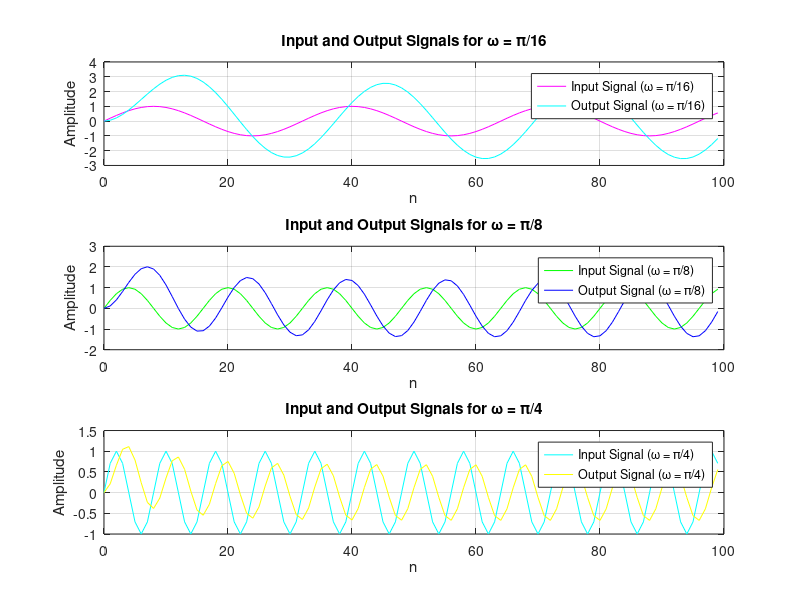

Source code (MATLAB): (Note: this script raises an error after producing the figure.)
Fs = 1; %Sample freq = 1
n = 0:99; %Sample n values

% Different omega values
omega1 = pi/16;
omega2 = pi/8;
omega3 = pi/4;

% Generate Sine Wave input of different frequencies
x1 = sin(omega1 * n);
x2 = sin(omega2 * n);
x3 = sin(omega3 * n);

% Define the coefficients
a = [0.9]; % Coefficients for y[n-1]
b = [0.3 0.24]; % Coefficients for x[n] and x[n-1]

% Initialize output signals
y1 = zeros(1, length(n));
y2 = zeros(1, length(n));
y3 = zeros(1, length(n));

% Compute outputs using the difference equation
for i = 2:length(n)
    y1(i) = b(1)*x1(i) + b(2)*x1(i-1) + a(1)*y1(i-1);
    y2(i) = b(1)*x2(i) + b(2)*x2(i-1) + a(1)*y2(i-1);
    y3(i) = b(1)*x3(i) + b(2)*x3(i-1) + a(1)*y3(i-1);
end

% Frequency response calculation
omega = linspace(0, pi, 1000);
H = @(w) (0.3 + 0.24 * exp(-1j*w)) ./ (1 - 0.9 * exp(-1j*w));
H_omega = H(omega);
magnitude_response = abs(H_omega);
phase_response = angle(H_omega);

% Impulse response
impulse_response = filter(b, [1 -a], [1 zeros(1, 99)]);

% Plot the results
figure;
% Plot the Sine Wave input and output signals
subplot(3, 1, 1);
plot(n, x1, 'm', 'DisplayName', 'Input Signal (ω = π/16)');
hold on;
plot(n, y1, 'c', 'DisplayName', 'Output Signal (ω = π/16)');
xlabel('n');
ylabel('Amplitude');
title('Input and Output Signals for ω = π/16');
legend;
grid on;

subplot(3, 1, 2);
plot(n, x2, 'g', 'DisplayName', 'Input Signal (ω = π/8)');
hold on;
plot(n, y2, 'b', 'DisplayName', 'Output Signal (ω = π/8)');
xlabel('n');
ylabel('Amplitude');
title('Input and Output Signals for ω = π/8');
legend;
grid on;

subplot(3, 1, 3);
plot(n, x3, 'c', 'DisplayName', 'Input Signal (ω = π/4)');
hold on;
plot(n, y3, 'y', 'DisplayName', 'Output Signal (ω = π/4)');
xlabel('n');
ylabel('Amplitude');
title('Input and Output Signals for ω = π/4');
legend;
grid on;

sgtitle("Name: Sujay Vivek - Roll No: 22EE30029")
% Plot the impulse response and frequency response
figure;
subplot(3, 1, 1);
stem(0:99, impulse_response, 'filled' , 'r');
xlabel('n');
ylabel('Amplitude');
title('Impulse Response');
grid on;

subplot(3, 1, 2);
plot(omega, magnitude_response , 'g');
xlabel('ω');
ylabel('|H(e^{jω})|');
title('Magnitude Response');
grid on;

subplot(3, 1, 3);
plot(omega, phase_response, 'c');
xlabel('ω');
ylabel('Phase (radians)');
title('Phase Response');
grid on;

sgtitle("Name: Sujay Vivek - Roll No: 22EE30029")